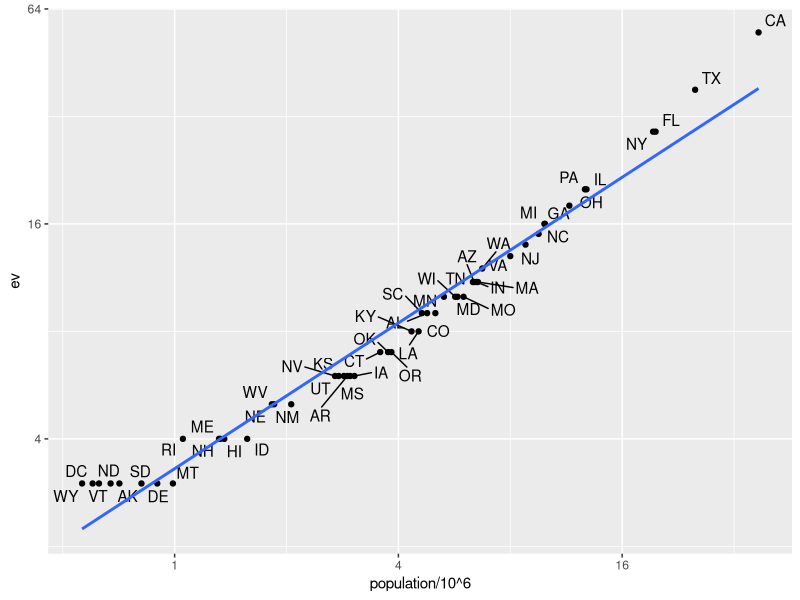

Recreate this plot in R.
library(tidyverse)
library(dslabs)
library(ggrepel)
library(dplyr)
data("murders")
head(murders)
cat("\014")

data("polls_us_election_2016")
head(results_us_election_2016)

identical(results_us_election_2016$state, murders$state)


#---------------------------------------------------------------------------------------------------------------------
# left join 

tab <- left_join(murders, results_us_election_2016, by = "state") %>% select(-others) %>% rename(ev = electoral_votes)
cat("\014")
head(tab)
cat("\014")

tab %>% ggplot(aes(population/10^6, ev, label = abb)) + geom_point() + geom_text_repel(max.overlaps = 25) + scale_x_continuous(trans = "log2") + scale_y_continuous(trans = "log2") + geom_smooth(method = "lm", se = FALSE)
  
cat("\14")
tab1 <- slice(murders, 1:6) %>% select(state, population)
tab2 <- results_us_election_2016 %>% filter(state %in% c("Alabama", "Alaska", "Arizona", "California", "Connecticut", "Delaware")) %>% select(state, electoral_votes) %>% rename(ev = electoral_votes)

cat("\14")
tab1
tab2

left_join(tab1, tab2, by = "state")
# table with same rows as the first (tab1)
# Suppose we want a table like tab_1, but adding electoral votes to whatever states we have available. For this, we use left_join with tab_1 as the first argument. We specify which column to use to match with the by argument.
# NA s are added to the two states not appearing in tab2


#---------------------------------------------------------------------------------------------------------------------
# right join

tab1 %>% right_join(tab2, by = "state")
# table with same rows as the second (tab2)
# If instead of a table with the same rows as first table, we want one with the same rows as second table, we can use right_join


#---------------------------------------------------------------------------------------------------------------------
# inner join

inner_join(tab1, tab2, by = "state")
# If we want to keep only the rows that have information in both tables, we use inner_join. You can think of this as an intersection


#---------------------------------------------------------------------------------------------------------------------
# full join

full_join(tab1, tab2, by = "state")
# If we want to keep all the rows and fill the missing parts with NAs, we can use full_join. You can think of this as a union


#---------------------------------------------------------------------------------------------------------------------
# semi join

semi_join(tab1, tab2, by = "state")
# The semi_join function lets us keep the part of first table for which we have information in the second. It does not add the columns of the second


#---------------------------------------------------------------------------------------------------------------------
# anti join

anti_join(tab1, tab2, by = "state")
# The function anti_join is the opposite of semi_join. It keeps the elements of the first table for which there is no information in the second
